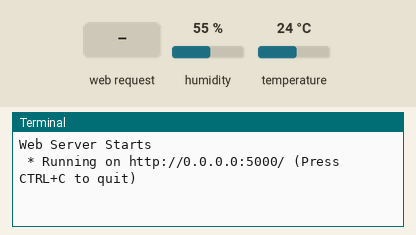
Simulated run of this program. Board: Raspberry Pi (BCM pin numbers). On the bench: the last lines printed to the terminal. The inputs (shaded band) are chosen by the test bench; at power-on: humidity 55 %, temperature 24 °C. The clock reads 2024-03-15 10:24:30 at power-on unless the program sets it; threads take turns every 2 ms.

Above: at 1.2 s.
1.3 s: HTTP request for / received
At 1.7 s:
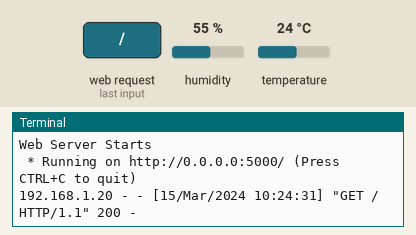
2.8 s: HTTP request for /on/ received
At 4.0 s:
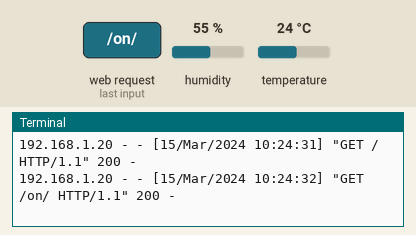
4.3 s: HTTP request for /off/ received
At 5.2 s:
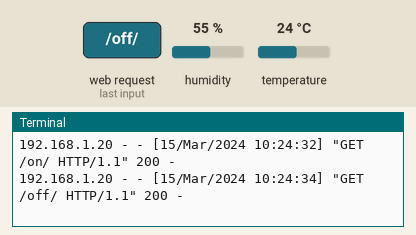

The program:

app.py
```python
import threading
import time
import atexit

import RPi.GPIO as GPIO
from flask import Flask, render_template, jsonify
import adafruit_dht
import board

app = Flask(__name__)

# =======================
# LED 설정 (BCM GPIO 4)
# =======================
LED_PIN = 4
GPIO.setmode(GPIO.BCM)
GPIO.setup(LED_PIN, GPIO.OUT, initial=GPIO.LOW)

_led_state = "OFF"

def led_on():
    global _led_state
    GPIO.output(LED_PIN, 1)
    _led_state = "ON"

def led_off():
    global _led_state
    GPIO.output(LED_PIN, 0)
    _led_state = "OFF"

# =========================================
# DHT 센서 설정 (DHT11 on GPIO4) - 스레드
# =========================================
# DHT11 사용
_dht = adafruit_dht.DHT11(board.D17, use_pulseio=False)

READ_INTERVAL = 3  # 3초마다 읽기

sensor_data = {
    "temp_c": None,
    "humidity": None,
    "updated_at": None,
}
_sensor_lock = threading.Lock()

def _dht_worker():
    """3초마다 DHT 센서를 읽어 최신값을 보관"""
    global _dht
    while True:
        try:
            t = _dht.temperature
            h = _dht.humidity
            if t is not None and h is not None:
                with _sensor_lock:
                    sensor_data["temp_c"] = round(float(t), 1)
                    sensor_data["humidity"] = round(float(h), 1)
                    sensor_data["updated_at"] = time.strftime("%Y-%m-%d %H:%M:%S")
        except (RuntimeError, OverflowError):
            # DHT 특성상 간헐적 오류는 정상 → 무시 후 재시도
            pass
        except Exception:
            # 드물게 장치 초기화가 필요할 수 있음 → 재생성
            try:
                _dht.exit()
            except Exception:
                pass
            time.sleep(1.0)
            try:
                _dht = adafruit_dht.DHT11(board.D4, use_pulseio=False)
            except Exception:
                pass
        time.sleep(READ_INTERVAL)

# 스레드 시작
_thread = threading.Thread(target=_dht_worker, daemon=True)
_thread.start()

# =======================
# Flask Routes
# =======================
@app.route('/')
def index():
    with _sensor_lock:
        temp = sensor_data["temp_c"]
        humi = sensor_data["humidity"]
        ts = sensor_data["updated_at"]
    return render_template(
        'index.html',
        state=_led_state,
        temperature=temp,
        humidity=humi,
        updated_at=ts
    )

@app.route('/on/')
def on():
    led_on()
    return index()

@app.route('/off/')
def off():
    led_off()
    return index()

# 값만 주는 API (자동 갱신용)
@app.route('/api/dht')
def api_dht():
    with _sensor_lock:
        return jsonify(
            ok=True,
            temp_c=sensor_data["temp_c"],
            humidity=sensor_data["humidity"],
            updated_at=sensor_data["updated_at"],
        )

# 종료 시 정리
def _cleanup():
    try:
        GPIO.cleanup()
    except Exception:
        pass
    try:
        _dht.exit()
    except Exception:
        pass

atexit.register(_cleanup)

if __name__ == '__main__':
    print('Web Server Starts')
    # 외부 접속 허용: host='0.0.0.0' (내부 전용이면 127.0.0.1)
    app.run(debug=False, host='0.0.0.0', port=5000)
```

Measured:
- after the input at 1.3 s, the terminal: prints a new line at once (image 1)
- after the input at 2.8 s, the terminal: prints a new line at once (image 2)
- after the input at 4.3 s, the terminal: prints a new line at once (image 3)
